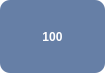
<?xml version="1.0" encoding="UTF-8"?>
<ui version="4.0">
 <class>VolumeInfo</class>
 <widget class="QWidget" name="VolumeInfo">
  <property name="geometry">
   <rect>
    <x>0</x>
    <y>0</y>
    <width>105</width>
    <height>73</height>
   </rect>
  </property>
  <property name="windowTitle">
   <string>Form</string>
  </property>
  <property name="styleSheet">
   <string notr="true">background-color: rgba(255, 255, 255, 0);</string>
  </property>
  <layout class="QHBoxLayout" name="horizontalLayout">
   <property name="spacing">
    <number>0</number>
   </property>
   <property name="margin">
    <number>0</number>
   </property>
   <item>
    <widget class="QFrame" name="MasterFrame">
     <property name="styleSheet">
      <string notr="true">
border-radius: 10px;
background-color: rgba(38, 73, 129, 180);</string>
     </property>
     <property name="frameShape">
      <enum>QFrame::StyledPanel</enum>
     </property>
     <property name="frameShadow">
      <enum>QFrame::Raised</enum>
     </property>
     <layout class="QVBoxLayout" name="verticalLayout">
      <item>
       <widget class="QLabel" name="label">
        <property name="styleSheet">
         <string notr="true">color: rgb(255, 255, 255);
background-color: rgba(255, 255, 255, 0);
font: 28px &quot;Arial&quot;;
font-weight: bold;</string>
        </property>
        <property name="text">
         <string>100</string>
        </property>
        <property name="alignment">
         <set>Qt::AlignCenter</set>
        </property>
       </widget>
      </item>
     </layout>
    </widget>
   </item>
  </layout>
 </widget>
 <resources/>
 <connections/>
</ui>
